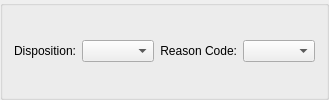
        <widget class="QGroupBox" name="_miscGroup">
         <property name="sizePolicy">
          <sizepolicy hsizetype="Preferred" vsizetype="Preferred">
           <horstretch>1</horstretch>
           <verstretch>0</verstretch>
          </sizepolicy>
         </property>
         <property name="title">
          <string/>
         </property>
         <layout class="QGridLayout">
          <item row="0" column="0">
           <widget class="QLabel" name="_dispositionLit">
            <property name="text">
             <string>Disposition:</string>
            </property>
            <property name="alignment">
             <set>Qt::AlignRight|Qt::AlignTrailing|Qt::AlignVCenter</set>
            </property>
           </widget>
          </item>
          <item row="0" column="1">
           <widget class="XComboBox" name="_disposition">
            <property name="allowNull">
             <bool>true</bool>
            </property>
            <property name="nullStr">
             <string>[ Pick One ]</string>
            </property>
           </widget>
          </item>
          <item row="0" column="2">
           <widget class="QLabel" name="_rsnCodeLit">
            <property name="text">
             <string>Reason Code:</string>
            </property>
            <property name="alignment">
             <set>Qt::AlignRight|Qt::AlignTrailing|Qt::AlignVCenter</set>
            </property>
           </widget>
          </item>
          <item row="0" column="3">
           <widget class="XComboBox" name="_rsnCode">
            <property name="maximumSize">
             <size>
              <width>200</width>
              <height>16777215</height>
             </size>
            </property>
            <property name="allowNull">
             <bool>true</bool>
            </property>
            <property name="type">
             <enum>XComboBox::ReturnReasonCodes</enum>
            </property>
           </widget>
          </item>
          <item row="0" column="4">
           <spacer>
            <property name="orientation">
             <enum>Qt::Horizontal</enum>
            </property>
            <property name="sizeHint" stdset="0">
             <size>
              <width>0</width>
              <height>20</height>
             </size>
            </property>
           </spacer>
          </item>
         </layout>
        </widget>
